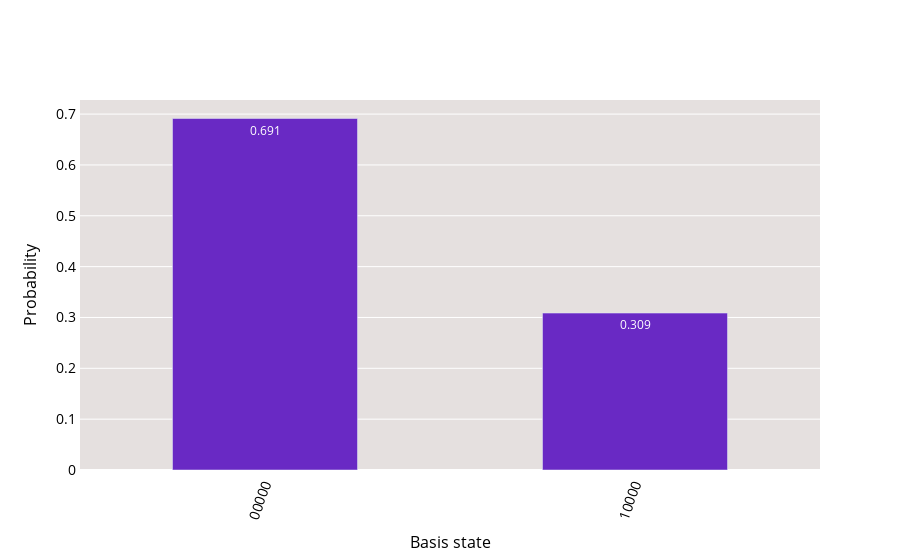

Here is the notebook cell this chart was saved with:
### Code cell
job = execute(objective, backend=Aer.get_backend('statevector_simulator'))
probability_distribution(job.result().get_counts())

### Figure 1 — Plotly figure (JSON) as saved in the notebook; plotly's stock layout.template omitted (floating-point values rounded to 4 significant figures)
{"data": [{"hoverinfo": "text", "hovertext": ["<b>00000</b><br>P = 0.691", "<b>10000</b><br>P = 0.309"], "marker": {"color": "#6929c4"}, "name": "", "text": [0.691, 0.309], "textposition": "auto", "type": "bar", "width": 0.5, "x": [0, 1], "y": [0.6913, 0.3087]}], "layout": {"font": {"color": "#000000"}, "paper_bgcolor": "#ffffff", "plot_bgcolor": "#e5e0df", "showlegend": false, "title": {"font": {"size": 18}, "x": 0.5}, "xaxis": {"linewidth": 1, "showline": true, "tickangle": -70, "tickfont": {"size": 14}, "ticktext": ["00000", "10000"], "tickvals": [0, 1], "title": {"font": {"size": 16}, "text": "Basis state"}}, "yaxis": {"linewidth": 1, "showline": true, "tickfont": {"size": 14}, "title": {"font": {"size": 16}, "text": "Probability"}}}}
